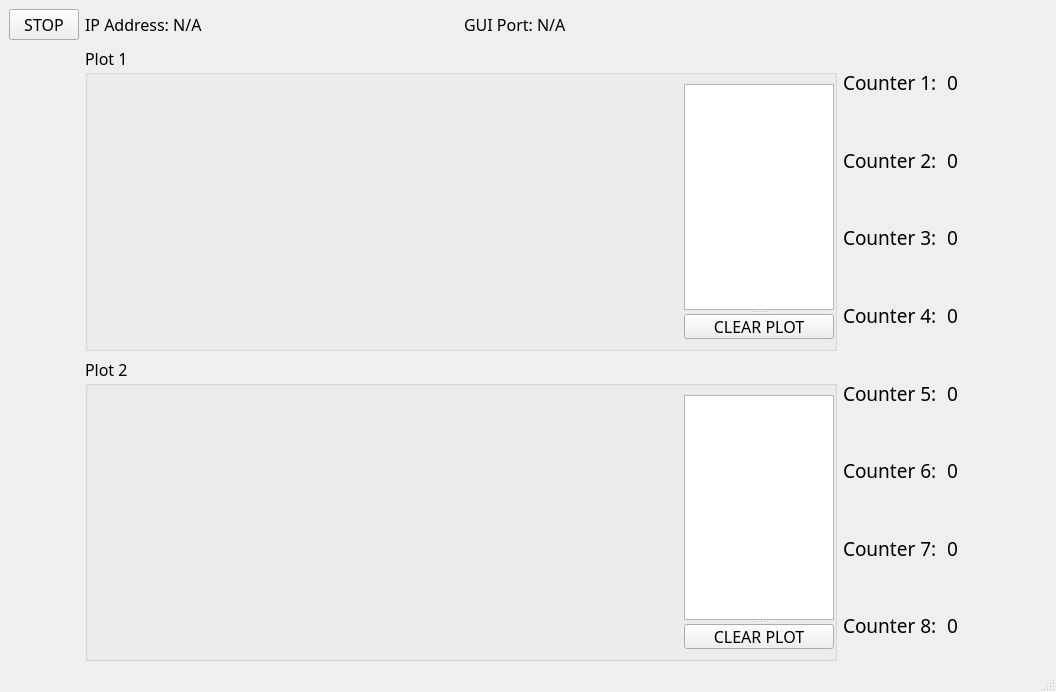
<?xml version="1.0" encoding="UTF-8"?>
<ui version="4.0">
 <class>MainWindow</class>
 <widget class="QMainWindow" name="MainWindow">
  <property name="geometry">
   <rect>
    <x>0</x>
    <y>0</y>
    <width>1056</width>
    <height>692</height>
   </rect>
  </property>
  <property name="windowTitle">
   <string>Count Monitor</string>
  </property>
  <property name="styleSheet">
   <string notr="true"/>
  </property>
  <widget class="QWidget" name="centralwidget">
   <layout class="QGridLayout" name="gridLayout">
    <item row="0" column="0">
     <widget class="QPushButton" name="stop_button">
      <property name="maximumSize">
       <size>
        <width>70</width>
        <height>16777215</height>
       </size>
      </property>
      <property name="font">
       <font>
        <family>Calibri Light</family>
        <pointsize>12</pointsize>
       </font>
      </property>
      <property name="styleSheet">
       <string notr="true"/>
      </property>
      <property name="text">
       <string>STOP</string>
      </property>
      <property name="checkable">
       <bool>true</bool>
      </property>
     </widget>
    </item>
    <item row="0" column="1">
     <layout class="QHBoxLayout" name="horizontalLayout">
      <item>
       <widget class="QLabel" name="ip_label">
        <property name="font">
         <font>
          <family>Calibri Light</family>
          <pointsize>12</pointsize>
         </font>
        </property>
        <property name="styleSheet">
         <string notr="true"/>
        </property>
        <property name="text">
         <string>IP Address: N/A</string>
        </property>
       </widget>
      </item>
      <item>
       <widget class="QLabel" name="port_label">
        <property name="font">
         <font>
          <family>Calibri Light</family>
          <pointsize>12</pointsize>
         </font>
        </property>
        <property name="styleSheet">
         <string notr="true"/>
        </property>
        <property name="text">
         <string>GUI Port: N/A</string>
        </property>
       </widget>
      </item>
     </layout>
    </item>
    <item row="1" column="1">
     <widget class="QGroupBox" name="groupBox">
      <property name="font">
       <font>
        <family>Calibri Light</family>
        <pointsize>12</pointsize>
       </font>
      </property>
      <property name="styleSheet">
       <string notr="true"/>
      </property>
      <property name="title">
       <string>Plot 1</string>
      </property>
      <layout class="QHBoxLayout" name="horizontalLayout_2" stretch="0,1">
       <property name="spacing">
        <number>10</number>
       </property>
       <property name="rightMargin">
        <number>0</number>
       </property>
       <item>
        <widget class="PlotWidget" name="graph_widget_1" native="true">
         <property name="minimumSize">
          <size>
           <width>300</width>
           <height>0</height>
          </size>
         </property>
        </widget>
       </item>
       <item>
        <widget class="QSplitter" name="splitter">
         <property name="orientation">
          <enum>Qt::Vertical</enum>
         </property>
         <widget class="GraphicsView" name="legend_widget_1">
          <property name="minimumSize">
           <size>
            <width>150</width>
            <height>0</height>
           </size>
          </property>
          <property name="maximumSize">
           <size>
            <width>200</width>
            <height>16777215</height>
           </size>
          </property>
         </widget>
         <widget class="QPushButton" name="event_button_1">
          <property name="maximumSize">
           <size>
            <width>150</width>
            <height>25</height>
           </size>
          </property>
          <property name="font">
           <font>
            <family>Calibri Light</family>
            <pointsize>12</pointsize>
           </font>
          </property>
          <property name="styleSheet">
           <string notr="true"/>
          </property>
          <property name="text">
           <string>CLEAR PLOT</string>
          </property>
         </widget>
        </widget>
       </item>
      </layout>
     </widget>
    </item>
    <item row="1" column="2">
     <layout class="QGridLayout" name="gridLayout_2">
      <property name="horizontalSpacing">
       <number>10</number>
      </property>
      <item row="2" column="0">
       <widget class="QLabel" name="label_3">
        <property name="font">
         <font>
          <family>Calibri Light</family>
          <pointsize>14</pointsize>
         </font>
        </property>
        <property name="styleSheet">
         <string notr="true"/>
        </property>
        <property name="text">
         <string>Counter 3:</string>
        </property>
       </widget>
      </item>
      <item row="3" column="1">
       <widget class="QLabel" name="number_label_4">
        <property name="minimumSize">
         <size>
          <width>100</width>
          <height>0</height>
         </size>
        </property>
        <property name="font">
         <font>
          <family>Calibri Light</family>
          <pointsize>14</pointsize>
         </font>
        </property>
        <property name="styleSheet">
         <string notr="true"/>
        </property>
        <property name="text">
         <string>0</string>
        </property>
       </widget>
      </item>
      <item row="1" column="0">
       <widget class="QLabel" name="label_7">
        <property name="font">
         <font>
          <family>Calibri Light</family>
          <pointsize>14</pointsize>
         </font>
        </property>
        <property name="styleSheet">
         <string notr="true"/>
        </property>
        <property name="text">
         <string>Counter 2:</string>
        </property>
       </widget>
      </item>
      <item row="2" column="1">
       <widget class="QLabel" name="number_label_3">
        <property name="minimumSize">
         <size>
          <width>100</width>
          <height>0</height>
         </size>
        </property>
        <property name="font">
         <font>
          <family>Calibri Light</family>
          <pointsize>14</pointsize>
         </font>
        </property>
        <property name="styleSheet">
         <string notr="true"/>
        </property>
        <property name="text">
         <string>0</string>
        </property>
       </widget>
      </item>
      <item row="0" column="1">
       <widget class="QLabel" name="number_label_1">
        <property name="minimumSize">
         <size>
          <width>100</width>
          <height>0</height>
         </size>
        </property>
        <property name="font">
         <font>
          <family>Calibri Light</family>
          <pointsize>14</pointsize>
         </font>
        </property>
        <property name="styleSheet">
         <string notr="true"/>
        </property>
        <property name="text">
         <string>0</string>
        </property>
       </widget>
      </item>
      <item row="1" column="1">
       <widget class="QLabel" name="number_label_2">
        <property name="minimumSize">
         <size>
          <width>100</width>
          <height>0</height>
         </size>
        </property>
        <property name="font">
         <font>
          <family>Calibri Light</family>
          <pointsize>14</pointsize>
         </font>
        </property>
        <property name="styleSheet">
         <string notr="true"/>
        </property>
        <property name="text">
         <string>0</string>
        </property>
       </widget>
      </item>
      <item row="0" column="0">
       <widget class="QLabel" name="label_5">
        <property name="font">
         <font>
          <family>Calibri Light</family>
          <pointsize>14</pointsize>
         </font>
        </property>
        <property name="styleSheet">
         <string notr="true"/>
        </property>
        <property name="text">
         <string>Counter 1:</string>
        </property>
       </widget>
      </item>
      <item row="3" column="0">
       <widget class="QLabel" name="label_2">
        <property name="font">
         <font>
          <family>Calibri Light</family>
          <pointsize>14</pointsize>
         </font>
        </property>
        <property name="styleSheet">
         <string notr="true"/>
        </property>
        <property name="text">
         <string>Counter 4:</string>
        </property>
       </widget>
      </item>
     </layout>
    </item>
    <item row="2" column="1">
     <widget class="QGroupBox" name="groupBox_2">
      <property name="font">
       <font>
        <family>Calibri Light</family>
        <pointsize>12</pointsize>
       </font>
      </property>
      <property name="styleSheet">
       <string notr="true"/>
      </property>
      <property name="title">
       <string>Plot 2</string>
      </property>
      <layout class="QHBoxLayout" name="horizontalLayout_3" stretch="0,1">
       <property name="spacing">
        <number>10</number>
       </property>
       <property name="rightMargin">
        <number>0</number>
       </property>
       <item>
        <widget class="PlotWidget" name="graph_widget_2" native="true">
         <property name="minimumSize">
          <size>
           <width>300</width>
           <height>0</height>
          </size>
         </property>
        </widget>
       </item>
       <item>
        <widget class="QSplitter" name="splitter_2">
         <property name="orientation">
          <enum>Qt::Vertical</enum>
         </property>
         <widget class="GraphicsView" name="legend_widget_2">
          <property name="minimumSize">
           <size>
            <width>150</width>
            <height>0</height>
           </size>
          </property>
          <property name="maximumSize">
           <size>
            <width>200</width>
            <height>16777215</height>
           </size>
          </property>
         </widget>
         <widget class="QPushButton" name="event_button_2">
          <property name="maximumSize">
           <size>
            <width>150</width>
            <height>25</height>
           </size>
          </property>
          <property name="font">
           <font>
            <family>Calibri Light</family>
            <pointsize>12</pointsize>
           </font>
          </property>
          <property name="styleSheet">
           <string notr="true"/>
          </property>
          <property name="text">
           <string>CLEAR PLOT</string>
          </property>
         </widget>
        </widget>
       </item>
      </layout>
     </widget>
    </item>
    <item row="2" column="2">
     <layout class="QGridLayout" name="gridLayout_3">
      <property name="horizontalSpacing">
       <number>10</number>
      </property>
      <item row="2" column="0">
       <widget class="QLabel" name="label_4">
        <property name="font">
         <font>
          <family>Calibri Light</family>
          <pointsize>14</pointsize>
         </font>
        </property>
        <property name="styleSheet">
         <string notr="true"/>
        </property>
        <property name="text">
         <string>Counter 7:</string>
        </property>
       </widget>
      </item>
      <item row="3" column="1">
       <widget class="QLabel" name="number_label_8">
        <property name="minimumSize">
         <size>
          <width>100</width>
          <height>0</height>
         </size>
        </property>
        <property name="font">
         <font>
          <family>Calibri Light</family>
          <pointsize>14</pointsize>
         </font>
        </property>
        <property name="styleSheet">
         <string notr="true"/>
        </property>
        <property name="text">
         <string>0</string>
        </property>
       </widget>
      </item>
      <item row="1" column="0">
       <widget class="QLabel" name="label_8">
        <property name="font">
         <font>
          <family>Calibri Light</family>
          <pointsize>14</pointsize>
         </font>
        </property>
        <property name="styleSheet">
         <string notr="true"/>
        </property>
        <property name="text">
         <string>Counter 6:</string>
        </property>
       </widget>
      </item>
      <item row="2" column="1">
       <widget class="QLabel" name="number_label_7">
        <property name="minimumSize">
         <size>
          <width>100</width>
          <height>0</height>
         </size>
        </property>
        <property name="font">
         <font>
          <family>Calibri Light</family>
          <pointsize>14</pointsize>
         </font>
        </property>
        <property name="styleSheet">
         <string notr="true"/>
        </property>
        <property name="text">
         <string>0</string>
        </property>
       </widget>
      </item>
      <item row="0" column="1">
       <widget class="QLabel" name="number_label_5">
        <property name="minimumSize">
         <size>
          <width>100</width>
          <height>0</height>
         </size>
        </property>
        <property name="font">
         <font>
          <family>Calibri Light</family>
          <pointsize>14</pointsize>
         </font>
        </property>
        <property name="styleSheet">
         <string notr="true"/>
        </property>
        <property name="text">
         <string>0</string>
        </property>
       </widget>
      </item>
      <item row="1" column="1">
       <widget class="QLabel" name="number_label_6">
        <property name="minimumSize">
         <size>
          <width>100</width>
          <height>0</height>
         </size>
        </property>
        <property name="font">
         <font>
          <family>Calibri Light</family>
          <pointsize>14</pointsize>
         </font>
        </property>
        <property name="styleSheet">
         <string notr="true"/>
        </property>
        <property name="text">
         <string>0</string>
        </property>
       </widget>
      </item>
      <item row="0" column="0">
       <widget class="QLabel" name="label_6">
        <property name="font">
         <font>
          <family>Calibri Light</family>
          <pointsize>14</pointsize>
         </font>
        </property>
        <property name="styleSheet">
         <string notr="true"/>
        </property>
        <property name="text">
         <string>Counter 5:</string>
        </property>
       </widget>
      </item>
      <item row="3" column="0">
       <widget class="QLabel" name="label_9">
        <property name="font">
         <font>
          <family>Calibri Light</family>
          <pointsize>14</pointsize>
         </font>
        </property>
        <property name="styleSheet">
         <string notr="true"/>
        </property>
        <property name="text">
         <string>Counter 8:</string>
        </property>
       </widget>
      </item>
     </layout>
    </item>
   </layout>
  </widget>
  <widget class="QMenuBar" name="menubar">
   <property name="geometry">
    <rect>
     <x>0</x>
     <y>0</y>
     <width>1056</width>
     <height>26</height>
    </rect>
   </property>
  </widget>
  <widget class="QStatusBar" name="statusbar"/>
 </widget>
 <customwidgets>
  <customwidget>
   <class>PlotWidget</class>
   <extends>QWidget</extends>
   <header>pyqtgraph</header>
   <container>1</container>
  </customwidget>
  <customwidget>
   <class>GraphicsView</class>
   <extends>QGraphicsView</extends>
   <header>pyqtgraph</header>
  </customwidget>
 </customwidgets>
 <resources/>
 <connections/>
</ui>
